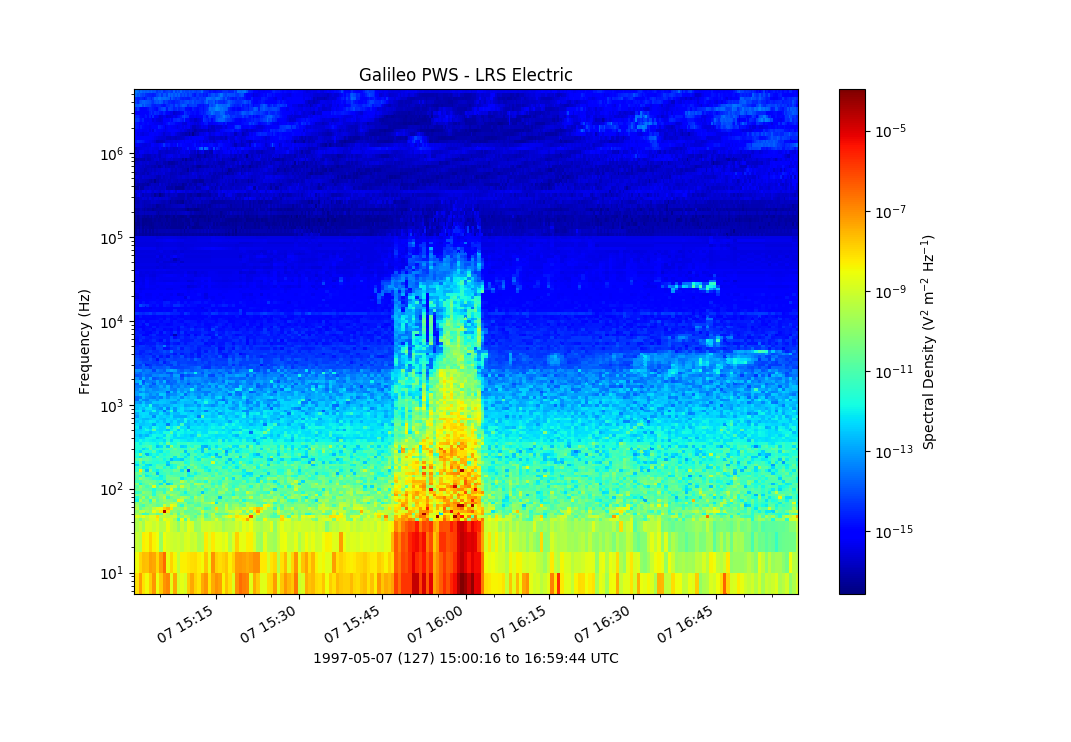

Python code for this plot:
# das2 module example 2:
#    Plotting simple cubic Galileo PWS spectra

import das2
import das2.mpl  # Extra helpers for interfacing to matplotlib

import matplotlib.pyplot as pyplot
import matplotlib.colors as colors
import matplotlib.dates  as dates

# Get a data source definition from the federated catalog system.  The ID below
# should not change due to server outages or dataset migration so long as the
# catalog is updated.  Each ID can map to mutiple URLs for automatic failover.
# In reality a valid URI is transmitted on the wire, not just the ID below.
# Das2py knows to prepend 'tag:das2.org:2012:' automatically when looking for
# data sources if this prefix is not present.

sId = "site:/uiowa/galileo/pws/survey_electric/das2"
print("Getting data source definition for %s"%sId)
src = das2.get_source(sId)

# Get data from the source.  Note, if no parameters are specifed the default
# range and resolution in the source definition will be used
print("Reading default example Galileo PWS E-Survey data...")
(header, lDs) = src.get()
ds = lDs[0]     # simple example, real code should check dataset list size
print("%d datasets returned"%len(lDs))

# Optionally, print a summary of the dataset
#print(ds)

# The dataset object returned by the data source is a bit more complex than a
# CDF object, but simpler than an HDF database.  It was designed to provide
# explicit details regarding the layout and purpose each variable without
# conflating iteration index space with real physical dimensions (though the two
# sets may happen to be related)

time = ds['time']         # These represent real-world physical dimesions.
freq = ds['frequency']    # Dimensions have 1 or more variables (below)
specDens = ds['electric'] # that provide data values.

# das2py Variables provide ndarray views for accessing data.  Every Variable
# in the Dataset has the same bulk iteration properites.  They have the same
# index ranges for the same index dimensions... always.  Said another way,
# Datasets consist of Variables correlated in index space.  So:
#
#   time['center'][i,j] is the time value for
#
#   freq['center'][i,j] is the frequency value for
#
#   specDens['center'][i,j].
#
# Always.  No matter the internal data storage model.
#
# By providing a single general interface (scatter data), special case handling
# is avoided.

# The pcolormesh plotter from matplotlib works well enough with this data model.
# But a general re-binning plotter should be used instead.
aX = time['center'].array
aY = freq['center'].array
aZ = specDens['center'].array

if specDens.propEq('scaleType','log'):
   clrscale = colors.LogNorm(vmin=aZ.min(), vmax=aZ.max())
else:
   clrscale = None

(fig, ax0) = pyplot.subplots()

im = ax0.pcolormesh(aX, aY, aZ, norm=clrscale, cmap='jet' )
cbar = fig.colorbar(im, ax=ax0)

if freq.propEq('scaleType','log'):
   ax0.set_yscale('log')

fig.autofmt_xdate()  # Fix date formating
ax0.fmt_xdata = dates.DateFormatter("%Y-%m-%dT%H:%M")  # High-Res in mouse over
ax0.xaxis.set_minor_locator(dates.MinuteLocator(interval=5)) # add minor ticks

# Set plot labels, will use matplotlib helpers from das2 module to format labels
ax0.set_xlabel(das2.mpl.range_label(time) )
ax0.set_ylabel(das2.mpl.label(freq.props['label']))
cbar.set_label(das2.mpl.label(specDens.props['label']) )

ax0.set_title(das2.mpl.label(header['props']['title']) )

pyplot.savefig('ex02_galileo_pws_spectra.png')
